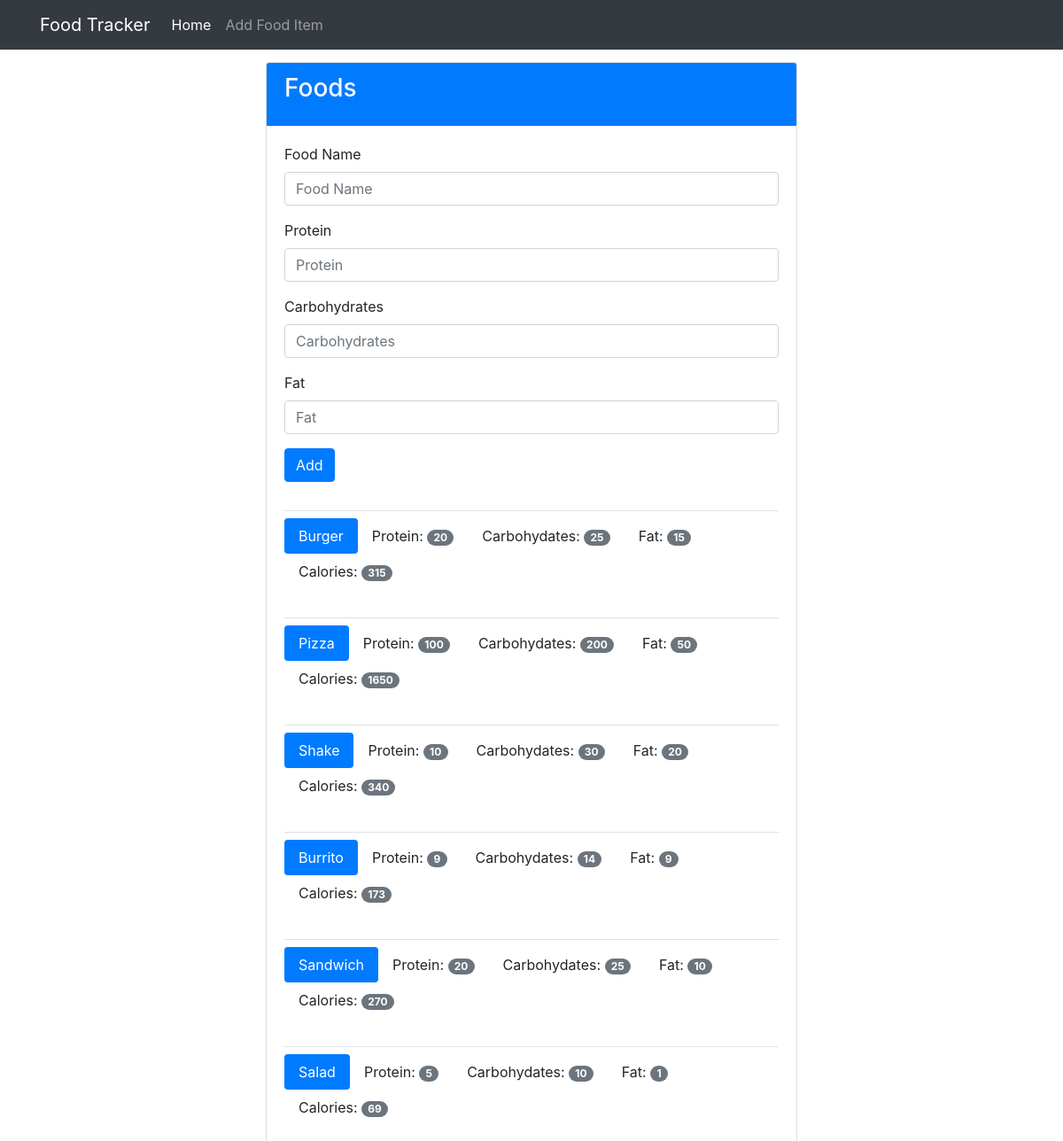
The app's page /food with its own data.
### tables this page shows
CREATE TABLE food (
	id integer primary key autoincrement,
	name text not null,
	protein integer not null,
	carbohydrates integer not null,
	fat integer not null,
	calories integer not null
);

### views.py (the view, shortened to what this page needs)
@app.route('/food', methods=['GET', 'POST'])
def food():
    db = get_db()
    cur = db.execute('select name, protein, carbohydrates, fat, calories from food')
    results = cur.fetchall()
    return render_template('add_food.html', results=results)

### database.py (called while the page is built)
def connect_db():
    sql = sqlite3.connect('food_tracker.db')
    sql.row_factory = sqlite3.Row
    return sql

def get_db():
    if not hasattr(g, 'sqlite3_db'):
        g.sqlite_db = connect_db()
    return g.sqlite_db

### templates/add_food.html (shortened to what this page needs)
{% extends 'base.html' %}
{% block content %}
    <div class="container col-sm-6 col-sm-offset-3" role="main">
      <div class="row">
        <div>
          <div class="card">
            <div class="card-header text-light bg-primary">
              <h3 class="card-title">Foods</h3>
            </div>
            <div class="card-body">
              <form method="POST" action="{{ url_for('food') }}">
                <div class="form-group">
                  <label for="food-name">Food Name</label>
                  <input type="text" class="form-control" name="food-name" id="food-name" placeholder="Food Name">
                </div>
                <div class="form-group">
                  <label for="protein">Protein</label>
                  <input type="number" class="form-control" name ="protein" id="protein" placeholder="Protein">
                </div>
                <div class="form-group">
                  <label for="carbohydrates">Carbohydrates</label>
                  <input type="number" class="form-control" name="carbohydrates" id="carbohydrates" placeholder="Carbohydrates">
                </div>
                <div class="form-group">
                  <label for="fat">Fat</label>
                  <input type="number" class="form-control" name="fat" id="fat" placeholder="Fat">
                </div>
                <button type="submit" class="btn btn-primary">Add</button>
              </form>
              {% for food in results %}
              <div class="pb-2 mt-4 mb-2 border-bottom"></div>
              <div>
                <ul class="nav nav-pills" role="tablist">
                  <li class="nav-item"><a class="nav-link active">{{ food.name }}</a></li>
                  <li class="nav-item"><a class="nav-link">Protein: <span class="badge badge-pill badge-secondary">{{ food.protein }}</span></a></li>
                  <li class="nav-item"><a class="nav-link">Carbohydates: <span class="badge badge-pill badge-secondary">{{ food.carbohydrates }}</span></a></li>
                  <li class="nav-item"><a class="nav-link">Fat: <span class="badge badge-pill badge-secondary">{{ food.fat }}</span></a></li>
                  <li class="nav-item"><a class="nav-link">Calories: <span class="badge badge-pill badge-secondary">{{ food.calories }}</span></a></li>
                </ul>
              </div>
              {% endfor %}
            </div>
          </div>
        </div>
      </div>
    </div>
{% endblock %}

### static/theme.css (style rules this page uses)
body { padding-top: 70px; padding-bottom: 30px; }

### records on screen
food: name "Burger", protein "20", carbohydrates "25", fat "15", calories "315"
food: name "Pizza", protein "100", carbohydrates "200", fat "50", calories "1650"
food: name "Shake", protein "10", carbohydrates "30", fat "20", calories "340"
food: name "Burrito", protein "9", carbohydrates "14", fat "9", calories "173"
food: name "Sandwich", protein "20", carbohydrates "25", fat "10", calories "270"
food: name "Salad", protein "5", carbohydrates "10", fat "1", calories "69"
